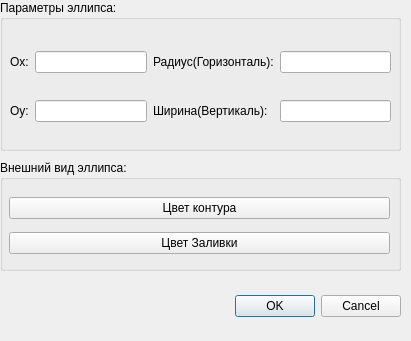
<?xml version="1.0" encoding="UTF-8"?>
<ui version="4.0">
 <class>DialogEllipse</class>
 <widget class="QDialog" name="DialogEllipse">
  <property name="geometry">
   <rect>
    <x>0</x>
    <y>0</y>
    <width>411</width>
    <height>341</height>
   </rect>
  </property>
  <property name="windowTitle">
   <string>Dialog</string>
  </property>
  <widget class="QDialogButtonBox" name="buttonBox">
   <property name="geometry">
    <rect>
     <x>10</x>
     <y>290</y>
     <width>391</width>
     <height>32</height>
    </rect>
   </property>
   <property name="orientation">
    <enum>Qt::Horizontal</enum>
   </property>
   <property name="standardButtons">
    <set>QDialogButtonBox::Cancel|QDialogButtonBox::Ok</set>
   </property>
  </widget>
  <widget class="QGroupBox" name="aspectEllipse">
   <property name="geometry">
    <rect>
     <x>0</x>
     <y>160</y>
     <width>401</width>
     <height>111</height>
    </rect>
   </property>
   <property name="title">
    <string>Внешний вид эллипса:</string>
   </property>
   <widget class="QWidget" name="verticalLayoutWidget">
    <property name="geometry">
     <rect>
      <x>9</x>
      <y>30</y>
      <width>381</width>
      <height>73</height>
     </rect>
    </property>
    <layout class="QVBoxLayout" name="verticalLayout">
     <item>
      <widget class="QPushButton" name="PenColor">
       <property name="text">
        <string>Цвет контура</string>
       </property>
      </widget>
     </item>
     <item>
      <widget class="QPushButton" name="BrushColor">
       <property name="text">
        <string>Цвет Заливки</string>
       </property>
      </widget>
     </item>
    </layout>
   </widget>
  </widget>
  <widget class="QGroupBox" name="parametersEllipse">
   <property name="geometry">
    <rect>
     <x>0</x>
     <y>0</y>
     <width>401</width>
     <height>151</height>
    </rect>
   </property>
   <property name="title">
    <string>Параметры эллипса:</string>
   </property>
   <widget class="QWidget" name="gridLayoutWidget">
    <property name="geometry">
     <rect>
      <x>10</x>
      <y>30</y>
      <width>381</width>
      <height>115</height>
     </rect>
    </property>
    <layout class="QGridLayout" name="gridLayout">
     <item row="1" column="3">
      <widget class="QLineEdit" name="lineRadiusV"/>
     </item>
     <item row="0" column="2">
      <widget class="QLabel" name="RadiusHLabel">
       <property name="text">
        <string>Радиус(Горизонталь):</string>
       </property>
      </widget>
     </item>
     <item row="0" column="3">
      <widget class="QLineEdit" name="lineRadiusH">
       <property name="text">
        <string/>
       </property>
      </widget>
     </item>
     <item row="1" column="0">
      <widget class="QLabel" name="posYLabel">
       <property name="text">
        <string>Oy:</string>
       </property>
      </widget>
     </item>
     <item row="1" column="1">
      <widget class="QLineEdit" name="linePositionY"/>
     </item>
     <item row="1" column="2">
      <widget class="QLabel" name="RadiusVLabel">
       <property name="text">
        <string>Ширина(Вертикаль):</string>
       </property>
      </widget>
     </item>
     <item row="0" column="1">
      <widget class="QLineEdit" name="linePositionX"/>
     </item>
     <item row="0" column="0">
      <widget class="QLabel" name="posXLabel">
       <property name="text">
        <string>Ox:</string>
       </property>
      </widget>
     </item>
    </layout>
   </widget>
  </widget>
 </widget>
 <resources/>
 <connections>
  <connection>
   <sender>buttonBox</sender>
   <signal>rejected()</signal>
   <receiver>DialogEllipse</receiver>
   <slot>reject()</slot>
   <hints>
    <hint type="sourcelabel">
     <x>254</x>
     <y>314</y>
    </hint>
    <hint type="destinationlabel">
     <x>326</x>
     <y>273</y>
    </hint>
   </hints>
  </connection>
  <connection>
   <sender>buttonBox</sender>
   <signal>accepted()</signal>
   <receiver>DialogEllipse</receiver>
   <slot>accept()</slot>
   <hints>
    <hint type="sourcelabel">
     <x>351</x>
     <y>303</y>
    </hint>
    <hint type="destinationlabel">
     <x>9</x>
     <y>279</y>
    </hint>
   </hints>
  </connection>
 </connections>
</ui>
